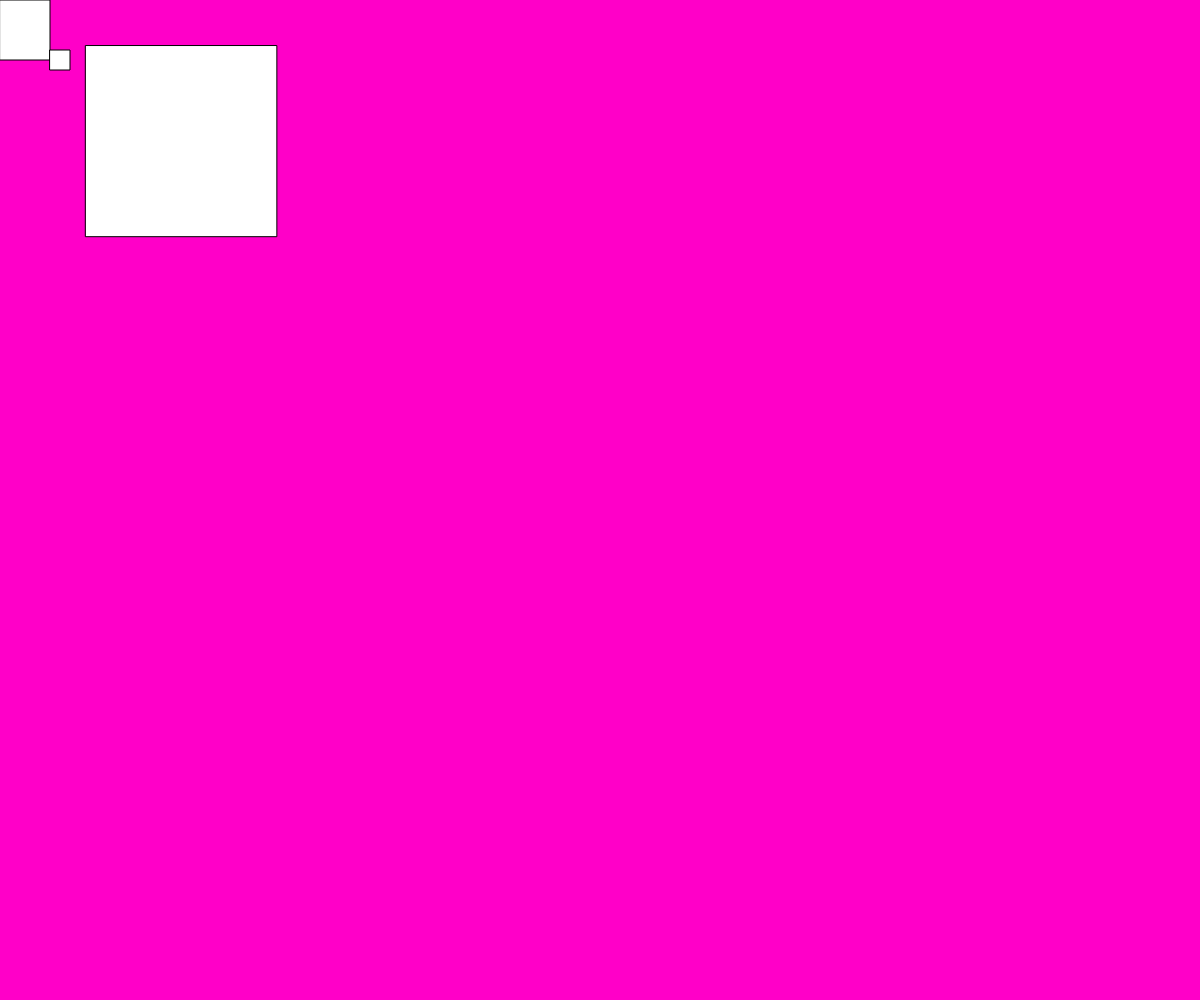
Frame 1 (no input)
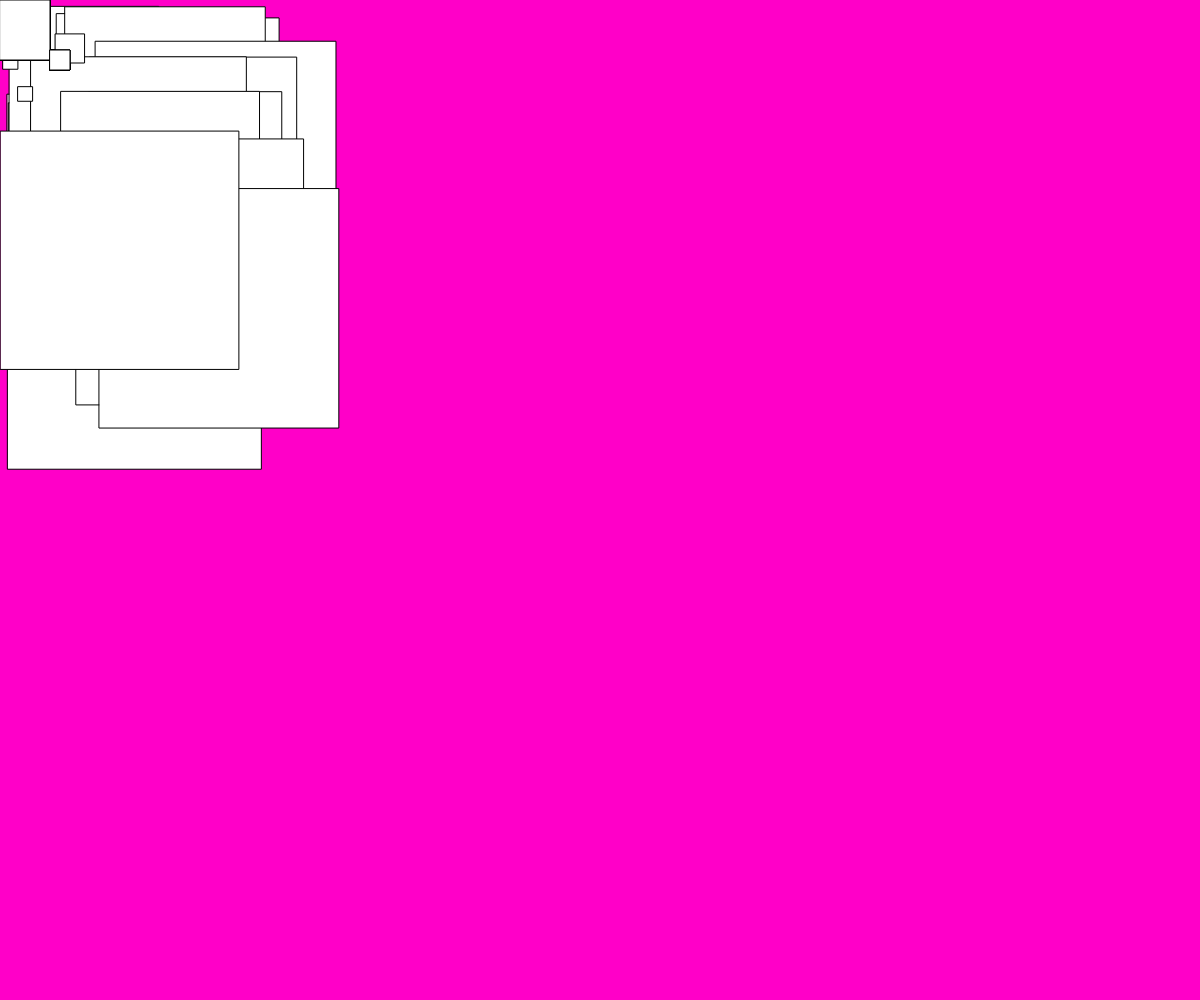
Frame 60 (no input)
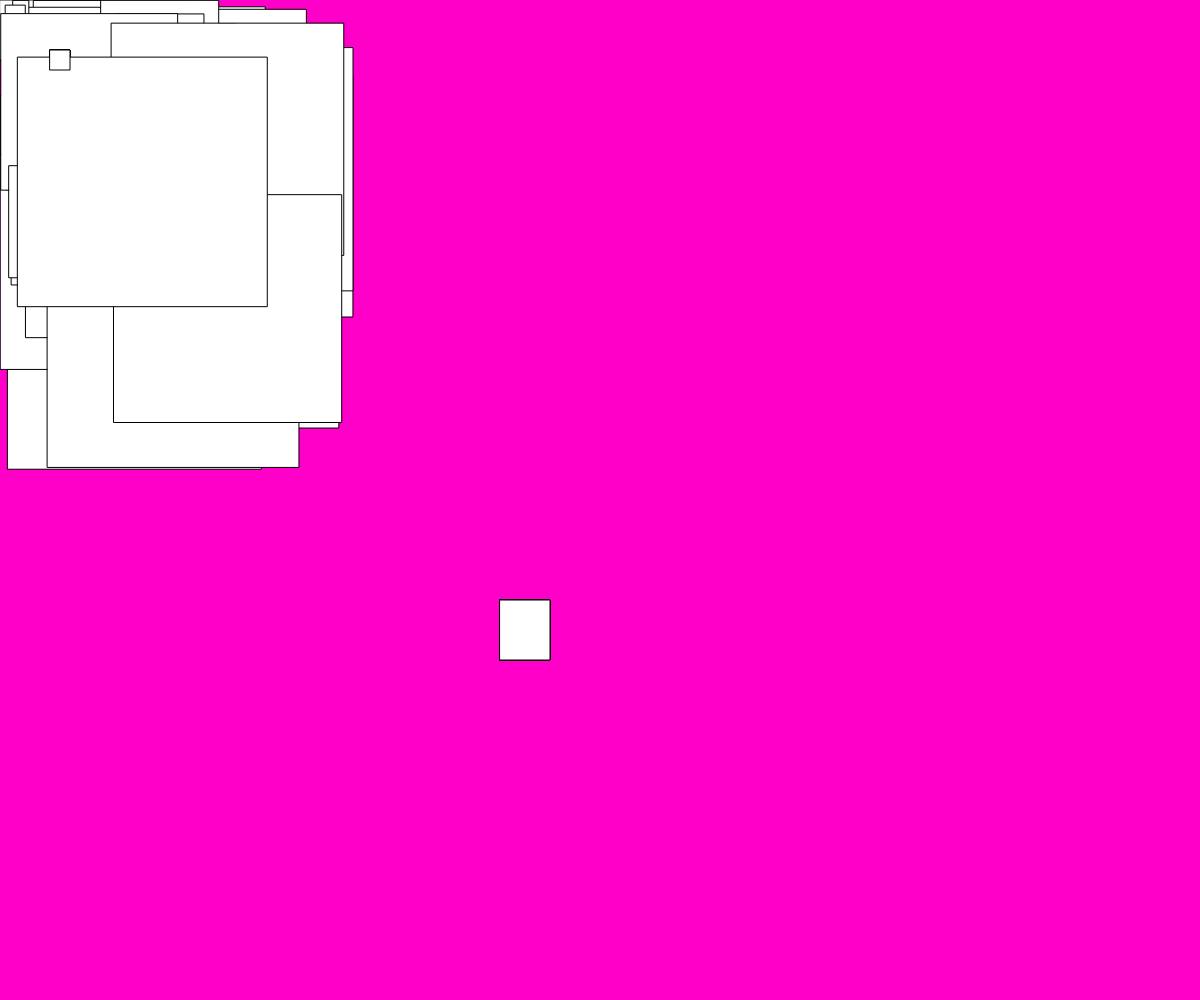
Frame 120 (the mouse pressed at the canvas centre since frame 60)

The p5.js sketch that drew these frames (run headless with seeded random() and noise() and a simulated clock; from frame 60 on, the mouse is pressed at the canvas centre):

// p5.js sketch
// ── sketch.js

let moveX=110;
var cnv;

function centerCanvas() {
  var x = (windowWidth - width) / 2;
  var y = (windowHeight - height) / 2;
  cnv.position(x, y);
}

function setup() {
  cnv = createCanvas(windowWidth, windowHeight);
  centerCanvas();
   background(255, 0, 200);
  
}
function mousePresed(){
  moveX=10;
}

function windowResized() {
  centerCanvas();
}
 
function draw() {
rect(random(120),random(220), random(255));
rect(mouseY, mouseX, 50, 60);
moveX=moveX+1;
 rect(50,50,20,20)
}
